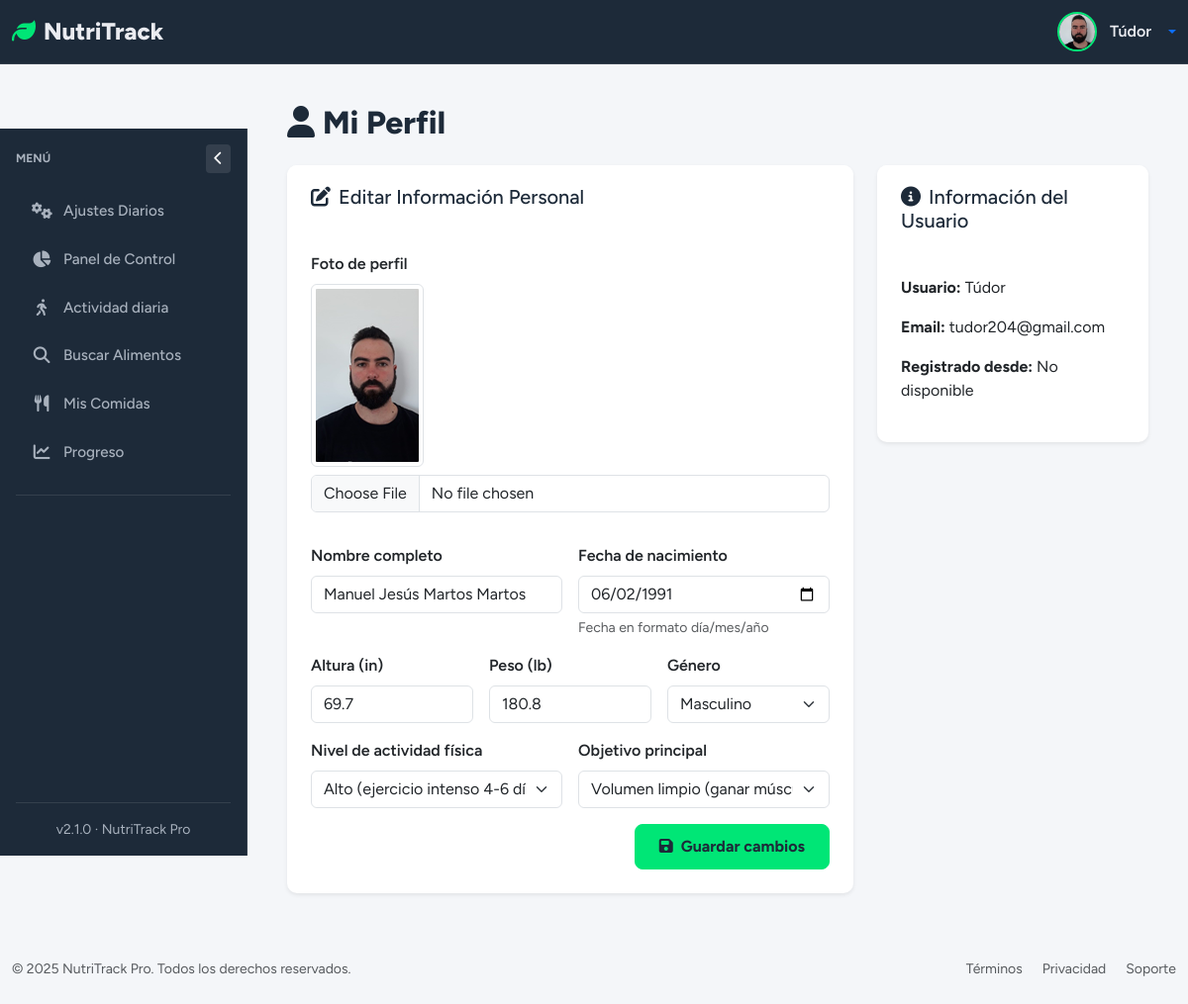
The app's page /profile (signed in), older data.
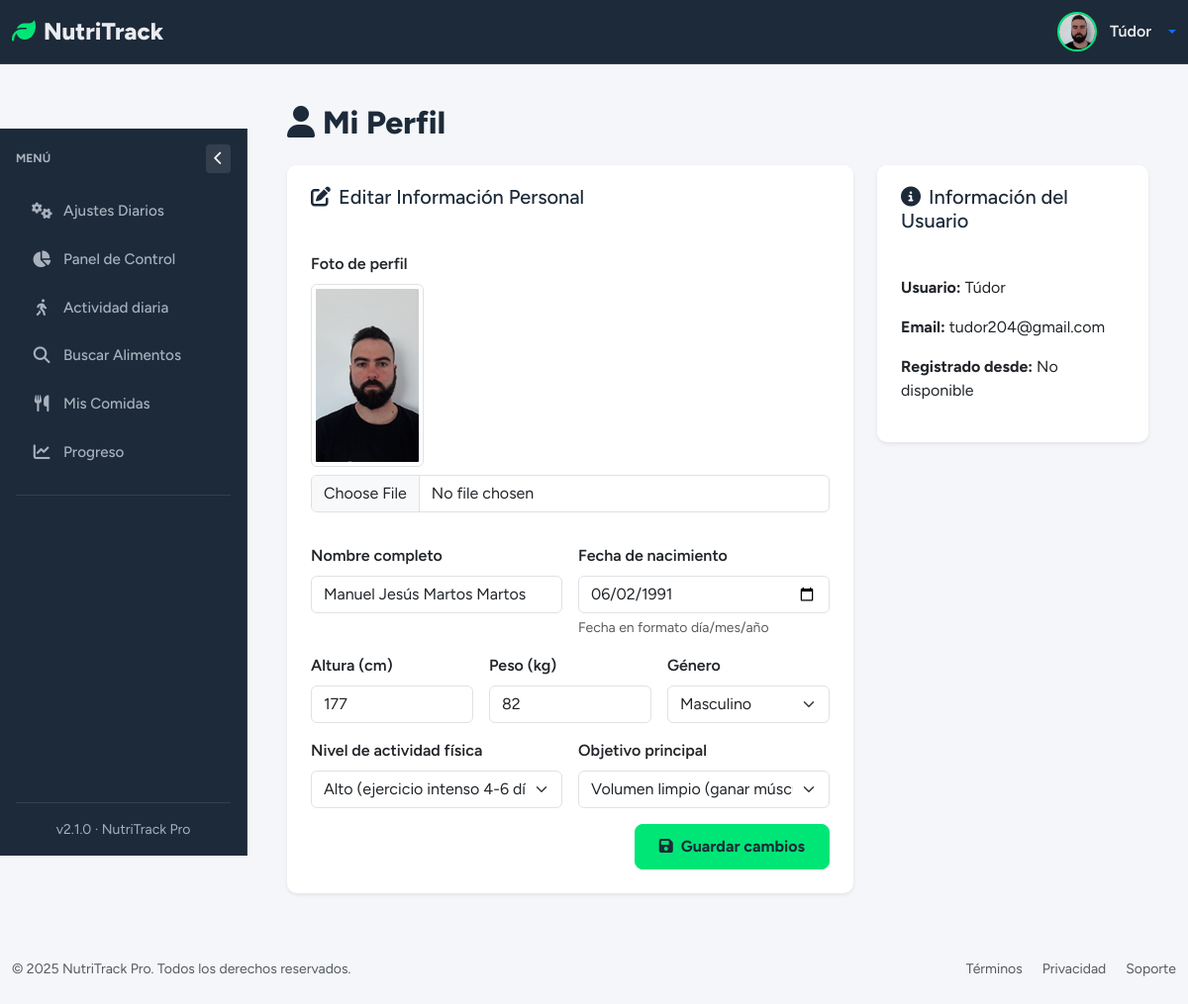
The same page, newer data.
### tables this page shows
CREATE TABLE "loggin" (
	"id"	INTEGER,
	"username"	TEXT NOT NULL,
	"password"	TEXT,
	"email"	TEXT, google_id TEXT, full_name TEXT, birth_date TEXT, height_cm INTEGER, weight_kg INTEGER, gender TEXT, activity_level TEXT, goal TEXT, profile_photo TEXT DEFAULT NULL, preferences TEXT DEFAULT '{}',
	PRIMARY KEY("id" AUTOINCREMENT)
);

### app/controllers/UsersController.py (the view, shortened to what this page needs)
@app.route('/profile', methods=['GET', 'POST'])
@login_required
def profile():
    user_data = get_user_profile(current_user.id)
    prefs = get_user_preferences(current_user.id)
    if prefs.get('units') == 'lb/in':
        if user_data['weight_kg']:
            user_data['weight_kg'] = round(user_data['weight_kg'] * 2.20462, 1)
        if user_data['height_cm']:
            user_data['height_cm'] = round(user_data['height_cm'] * 0.393701, 1)
    return render_template('Users/profile.html', user=user_data)

### app/templates/Users/profile.html (shortened to what this page needs)
{% extends "base.html" %}
{% block section %}
<div class="page-header mb-4">
  <h1 class="page-title">
    <i class="fas fa-user me-2"></i>Mi Perfil
  </h1>
</div>
<div class="row g-4">
  <div class="col-lg-8">
    <div class="card shadow-sm border-0">
      <div class="card-header bg-white border-0">
        <h5 class="mb-0"><i class="fas fa-edit me-2"></i>Editar Información Personal</h5>
      </div>
      <div class="card-body">
        <form method="POST" class="row g-3" novalidate enctype="multipart/form-data">
        <div class="col-md-12 mb-3">
          <label for="profile_photo" class="form-label fw-semibold">Foto de perfil</label>
          {% if user.profile_photo %}
            <div class="mb-2">
              <img src="{{ url_for('static', filename='images/profile_photo/' ~ user.profile_photo) }}" alt="Foto de perfil" class="img-thumbnail" style="max-width: 150px;">
            </div>
          {% endif %}
          <input
            type="file"
            class="form-control"
            id="profile_photo"
            name="profile_photo"
            accept="image/png, image/jpeg, image/jpg, image/gif"
          >
        </div>
          <div class="col-md-6">
            <label for="full_name" class="form-label fw-semibold">Nombre completo</label>
            <input
              type="text"
              class="form-control"
              id="full_name"
              name="full_name"
              value="{{ user.full_name or '' }}"
              placeholder="Ej. Juan Pérez"
              required
            >
          </div>
          <div class="col-md-6">
            <label for="birth_date" class="form-label fw-semibold">Fecha de nacimiento</label>
            <input
              type="date"
              class="form-control"
              id="birth_date"
              name="birth_date"
              value="{{ user.birth_date or '' }}"
              max="{{ current_date }}"
              aria-describedby="birthHelp"
            >
            <div id="birthHelp" class="form-text">Fecha en formato día/mes/año</div>
          </div>
          <div class="col-md-4">
            <label for="height_cm" class="form-label fw-semibold">
              Altura ({{ 'cm' if prefs.units == 'kg/cm' else 'in' }})
            </label>
            <input
              type="number"
              class="form-control"
              id="height_cm"
              name="height_cm"
              value="{{ user.height_cm or '' }}"
              min="50"
              max="250"
              placeholder="Ej. {{ '177 cm' if prefs.units == 'kg/cm' else '70 in' }}"
            >
          </div>
          <div class="col-md-4">
            <label for="weight_kg" class="form-label fw-semibold">
              Peso ({{ 'kg' if prefs.units == 'kg/cm' else 'lb' }})
            </label>
            <input
              type="number"
              class="form-control"
              id="weight_kg"
              name="weight_kg"
              value="{{ user.weight_kg or '' }}"
              min="20"
              max="300"
              placeholder="Ej. {{ '78 kg' if prefs.units == 'kg/cm' else '172 lb' }}"
            >
          </div>
          <div class="col-md-4">
            <label for="gender" class="form-label fw-semibold">Género</label>
            <select id="gender" name="gender" class="form-select">
              <option value="Masculino" {% if user.gender == 'Masculino' %}selected{% endif %}>Masculino</option>
            </select>
          </div>
          <div class="col-md-6">
            <label for="activity_level" class="form-label fw-semibold">Nivel de actividad física</label>
            <select id="activity_level" name="activity_level" class="form-select">
              <option value="Alto" {% if user.activity_level == 'Alto' %}selected{% endif %}>Alto (ejercicio intenso 4-6 días/semana)</option>
            </select>
          </div>
          <div class="col-md-6">
            <label for="goal" class="form-label fw-semibold">Objetivo principal</label>
            <select id="goal" name="goal" class="form-select" required>
              <option value="Volumen limpio" {% if user.goal == 'Volumen limpio' %}selected{% endif %}>Volumen limpio (ganar músculo sin grasa)</option>
            </select>
          </div>
          <div class="col-12 d-flex justify-content-end mt-3">
            <button type="submit" class="btn btn-primary">
              <i class="fas fa-save me-2"></i>Guardar cambios
            </button>
          </div>
        </form>
      </div>
    </div>
  </div>
  <div class="col-lg-4">
    <div class="card shadow-sm border-0">
      <div class="card-header bg-white border-0">
        <h5 class="mb-0"><i class="fas fa-info-circle me-2"></i>Información del Usuario</h5>
      </div>
      <div class="card-body">
        <p><strong>Usuario:</strong> {{ user.username }}</p>
        <p><strong>Email:</strong> {{ user.email }}</p>
        <p><strong>Registrado desde:</strong> {{ user.created_at.strftime('%d/%m/%Y') if user.created_at else 'No disponible' }}</p>
      </div>
    </div>
  </div>
</div>
{% endblock %}

### app/templates/base.html (shortened to what this page needs)
<!DOCTYPE html>
<html lang="es" data-bs-theme="{% if prefs and prefs.dark_mode %}dark{% else %}light{% endif %}">
<head>
    <link href="https://cdn.jsdelivr.net/npm/bootstrap@5.3.2/dist/css/bootstrap.min.css" rel="stylesheet">
    <link rel="stylesheet" href="https://cdn.jsdelivr.net/npm/bootstrap-icons@1.11.1/font/bootstrap-icons.css">
    <link rel="stylesheet" href="https://cdnjs.cloudflare.com/ajax/libs/font-awesome/6.5.2/css/all.min.css" />
    <link href="https://cdn.jsdelivr.net/npm/sweetalert2@11/dist/sweetalert2.min.css" rel="stylesheet">
    <link rel="stylesheet" href="{{ url_for('static', filename='styles/StyleBase.css') }}">
</head>
<body>
    <nav class="navbar navbar-expand-lg">
        <div class="container-fluid">
            <a class="navbar-brand" href="{{ url_for('dashboard') }}">
                <i class="fas fa-leaf me-2"></i>NutriTrack
            </a>
            <div class="d-flex align-items-center ms-auto">
    {% if current_user.is_authenticated %}
    <div class="dropdown">
        <a href="#" class="d-flex align-items-center text-decoration-none dropdown-toggle" id="userDropdown" data-bs-toggle="dropdown" aria-expanded="false" style="gap: 0.8rem;">
            {% if current_user.profile_photo %}
                <img src="{{ url_for('static', filename='images/profile_photo/' + current_user.profile_photo) }}"
                    alt="Avatar"
                    class="rounded-circle user-photo">
            {% else %}
                <div class="user-avatar shadow-sm">
                    {{ current_user.username[0]|upper }}
                </div>
            {% endif %}
            <span class="d-none d-sm-inline user-name">
                {{ current_user.username }}
            </span>
        </a>
    </div>
    {% endif %}
</div>
        </div>
    </nav>
    <div class="container-fluid flex-grow-1">
        <div class="row h-100 g-0">
            <nav class="sidebar d-flex flex-column p-3" id="sidebar">
                <div class="d-flex justify-content-between align-items-center mb-3">
                    <h6 class="sidebar-title mb-0">Menú</h6>
                    <button id="closeSidebarBtn" class="btn btn-sm btn-outline-secondary d-none d-lg-block">
                        <i class="fas fa-chevron-left"></i>
                    </button>
                </div>
                <ul class="nav nav-pills flex-column mb-auto">
                    <li>
                        <a href="{{ url_for('settings') }}" class="nav-link {% if request.path == url_for('settings') %}active{% endif %}">
                            <i class="fas fa-cogs fa-fw"></i><span>Ajustes Diarios</span>
                        </a>
                    </li>
                    <li>
                        <a href="{{ url_for('dashboard') }}" class="nav-link {% if request.path == url_for('dashboard') %}active{% endif %}">
                            <i class="fas fa-chart-pie fa-fw"></i><span>Panel de Control</span>
                        </a>
                    </li>
                    <li>
                        <a href="{{ url_for('activity') }}" class="nav-link {% if request.path == url_for('activity') %}active{% endif %}">
                            <i class="fas fa-walking fa-fw"></i><span>Actividad diaria</span>
                        </a>
                    </li>
                    <li>
                        <a href="{{ url_for('search_food') }}" class="nav-link {% if request.path == url_for('search_food') %}active{% endif %}">
                            <i class="fas fa-search fa-fw"></i><span>Buscar Alimentos</span>
                        </a>
                    </li>
                    <li>
                        <a href="{{ url_for('mis_comidas') }}" class="nav-link {% if request.path == url_for('mis_comidas') %}active{% endif %}">
                            <i class="fas fa-utensils fa-fw"></i><span>Mis Comidas</span>
                        </a>
                    </li>
                    <li>
                        <a href="{{ url_for('progreso') }}" class="nav-link {% if request.path == url_for('progreso') %}active{% endif %}">
                            <i class="fas fa-chart-line fa-fw"></i><span>Progreso</span>
                        </a>
                    </li>
                    <li class="pt-3 mt-3 border-top">
                    </li>
                </ul>
                <div class="mt-auto pt-3 border-top text-center small text-muted">
                    v2.1.0 · NutriTrack Pro
                </div>
            </nav>
            <main class="main-content" id="mainContent">
                {% block section %}{% endblock %}
            </main>
        </div>
    </div>
    <footer class="py-4 mt-auto">
        <div class="container-fluid">
            <div class="row align-items-center">
                <div class="col-md-6 text-center text-md-start">
                    <p class="mb-0 small text-muted">&copy; 2025 NutriTrack Pro. Todos los derechos reservados.</p>
                </div>
                <div class="col-md-6 text-center text-md-end">
                    <a href="#" class="text-decoration-none small text-muted me-3">Términos</a>
                    <a href="#" class="text-decoration-none small text-muted me-3">Privacidad</a>
                    <a href="#" class="text-decoration-none small text-muted">Soporte</a>
                </div>
            </div>
        </div>
    </footer>
</body>
</html>

Row changes from the older to the newer data that the page shows:
changed loggin "Túdor": height_cm (not shown) → "177"; weight_kg (not shown) → "82"
Text that changed along with them:
{{ 'cm' if prefs.units == 'kg/cm' else 'in' }}: "in" → "cm"
{{ 'kg' if prefs.units == 'kg/cm' else 'lb' }}: "lb" → "kg"
form field height_cm: "69.7" → (not shown)
form field weight_kg: "180.8" → (not shown)
